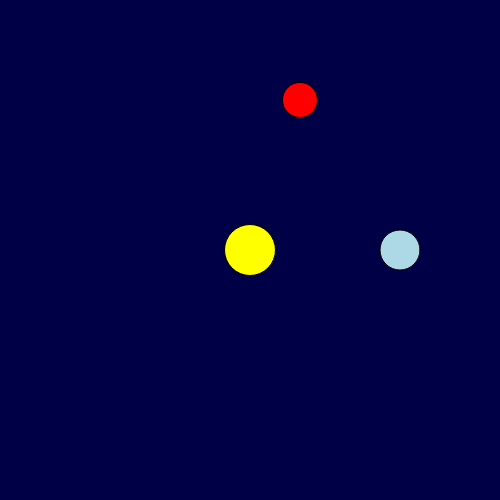
Frame 1 (no input)
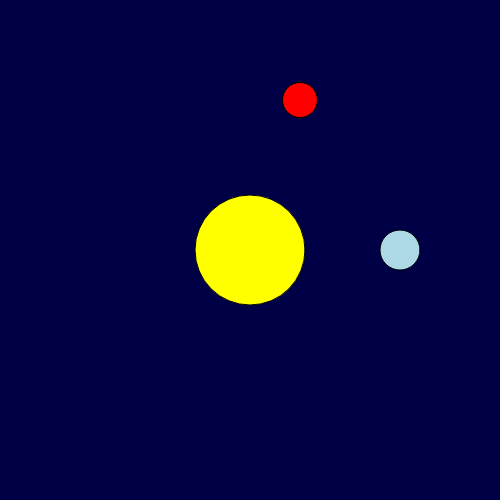
Frame 60 (no input)
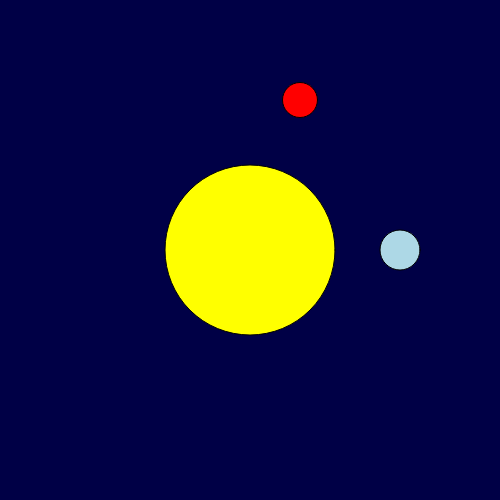
Frame 120 (the mouse pressed at the canvas centre since frame 60)

The p5.js sketch that drew these frames (run headless with seeded random() and noise() and a simulated clock; from frame 60 on, the mouse is pressed at the canvas centre):

// p5.js sketch
// ── sketch.js
var sun;
var earth;

function setup() {
  createCanvas(500,500);

}

function draw() {
  background(0,0,70);  
  

  fill('lightblue');

  

  var earth = circle(400,250,40);

  fill('red');

  circle(300,100,35);
  
  fill('yellow');
  
  var sun = circle(250,250,50 + frameCount);
  
  
  
  
  


 
}
